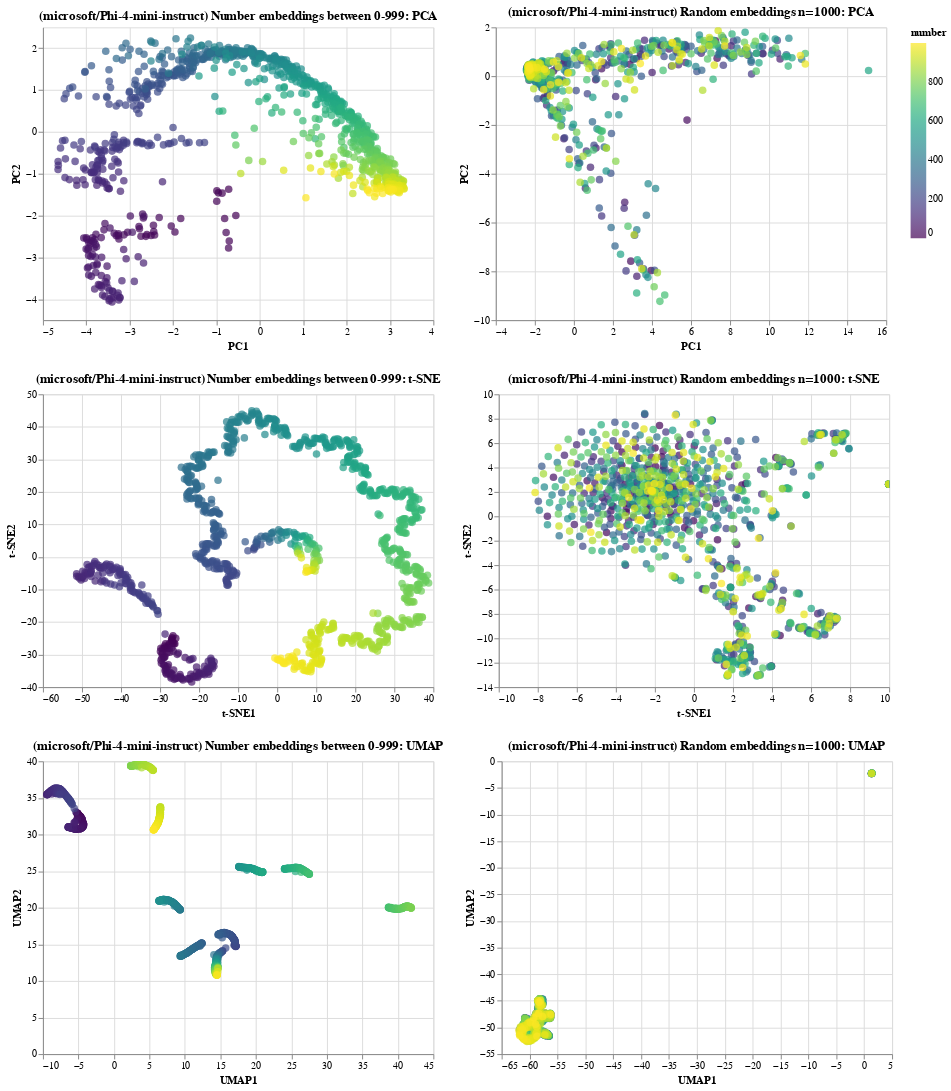

The notebook cell saved with this chart:
### Code cell
plot_embeddings(model_ids['phi'])

### Figure 1 — Vega-Lite specification as saved in the notebook (floating-point values rounded to 4 significant figures; data arrays with more than 128 entries replaced by an {"elided": "..."} marker saying what was removed)
{"config": {"view": {"continuousWidth": 300, "continuousHeight": 300}}, "vconcat": [{"hconcat": [{"data": {"name": "data-31f7f5509bf31a3eb48b9467eac759bf"}, "mark": {"type": "circle", "size": 60}, "encoding": {"color": {"field": "number", "scale": {"scheme": "viridis"}, "type": "quantitative"}, "tooltip": [{"field": "number", "type": "quantitative"}, {"field": "PC1", "type": "quantitative"}, {"field": "PC2", "type": "quantitative"}], "x": {"field": "PC1", "type": "quantitative"}, "y": {"field": "PC2", "type": "quantitative"}}, "name": "view_13", "title": "(microsoft/Phi-4-mini-instruct) Number embeddings between 0-999: PCA", "width": 400}, {"data": {"name": "data-e6328a4103cf9a5938312ebf66e3c6a6"}, "mark": {"type": "circle", "size": 60}, "encoding": {"color": {"field": "number", "scale": {"scheme": "viridis"}, "type": "quantitative"}, "tooltip": [{"field": "number", "type": "quantitative"}, {"field": "PC1", "type": "quantitative"}, {"field": "PC2", "type": "quantitative"}], "x": {"field": "PC1", "type": "quantitative"}, "y": {"field": "PC2", "type": "quantitative"}}, "name": "view_14", "title": "(microsoft/Phi-4-mini-instruct) Random embeddings n=1000: PCA", "width": 400}]}, {"hconcat": [{"data": {"name": "data-d554cb5062b9c99750a4c88e44aa9b47"}, "mark": {"type": "circle", "size": 60}, "encoding": {"color": {"field": "number", "scale": {"scheme": "viridis"}, "type": "quantitative"}, "tooltip": [{"field": "number", "type": "quantitative"}, {"field": "t-SNE1", "type": "quantitative"}, {"field": "t-SNE2", "type": "quantitative"}], "x": {"field": "t-SNE1", "type": "quantitative"}, "y": {"field": "t-SNE2", "type": "quantitative"}}, "name": "view_15", "title": "(microsoft/Phi-4-mini-instruct) Number embeddings between 0-999: t-SNE", "width": 400}, {"data": {"name": "data-7ba8d7211d9d9a6d247a3177c1a24502"}, "mark": {"type": "circle", "size": 60}, "encoding": {"color": {"field": "number", "scale": {"scheme": "viridis"}, "type": "quantitative"}, "tooltip": [{"field": "number", "type": "quantitative"}, {"field": "t-SNE1", "type": "quantitative"}, {"field": "t-SNE2", "type": "quantitative"}], "x": {"field": "t-SNE1", "type": "quantitative"}, "y": {"field": "t-SNE2", "type": "quantitative"}}, "name": "view_16", "title": "(microsoft/Phi-4-mini-instruct) Random embeddings n=1000: t-SNE", "width": 400}]}, {"hconcat": [{"data": {"name": "data-b9ec6468d03d383a0393b6d00926cf69"}, "mark": {"type": "circle", "size": 60}, "encoding": {"color": {"field": "number", "scale": {"scheme": "viridis"}, "type": "quantitative"}, "tooltip": [{"field": "number", "type": "quantitative"}, {"field": "UMAP1", "type": "quantitative"}, {"field": "UMAP2", "type": "quantitative"}], "x": {"field": "UMAP1", "type": "quantitative"}, "y": {"field": "UMAP2", "type": "quantitative"}}, "name": "view_17", "title": "(microsoft/Phi-4-mini-instruct) Number embeddings between 0-999: UMAP", "width": 400}, {"data": {"name": "data-e8839cd03616fc35d54e992e32fb2eb4"}, "mark": {"type": "circle", "size": 60}, "encoding": {"color": {"field": "number", "scale": {"scheme": "viridis"}, "type": "quantitative"}, "tooltip": [{"field": "number", "type": "quantitative"}, {"field": "UMAP1", "type": "quantitative"}, {"field": "UMAP2", "type": "quantitative"}], "x": {"field": "UMAP1", "type": "quantitative"}, "y": {"field": "UMAP2", "type": "quantitative"}}, "name": "view_18", "title": "(microsoft/Phi-4-mini-instruct) Random embeddings n=1000: UMAP", "width": 400}]}], "params": [{"name": "param_13", "select": {"type": "interval", "encodings": ["x", "y"]}, "bind": "scales", "views": ["view_13"]}, {"name": "param_14", "select": {"type": "interval", "encodings": ["x", "y"]}, "bind": "scales", "views": ["view_14"]}, {"name": "param_15", "select": {"type": "interval", "encodings": ["x", "y"]}, "bind": "scales", "views": ["view_15"]}, {"name": "param_16", "select": {"type": "interval", "encodings": ["x", "y"]}, "bind": "scales", "views": ["view_16"]}, {"name": "param_17", "select": {"type": "interval", "encodings": ["x", "y"]}, "bind": "scales", "views": ["view_17"]}, {"name": "param_18", "select": {"type": "interval", "encodings": ["x", "y"]}, "bind": "scales", "views": ["view_18"]}], "$schema": "https://vega.github.io/schema/vega-lite/v5.20.1.json", "datasets": {"data-31f7f5509bf31a3eb48b9467eac759bf": {"elided": "1000 records"}, "data-e6328a4103cf9a5938312ebf66e3c6a6": {"elided": "1000 records"}, "data-d554cb5062b9c99750a4c88e44aa9b47": {"elided": "1000 records"}, "data-7ba8d7211d9d9a6d247a3177c1a24502": {"elided": "1000 records"}, "data-b9ec6468d03d383a0393b6d00926cf69": {"elided": "1000 records"}, "data-e8839cd03616fc35d54e992e32fb2eb4": {"elided": "1000 records"}}}
